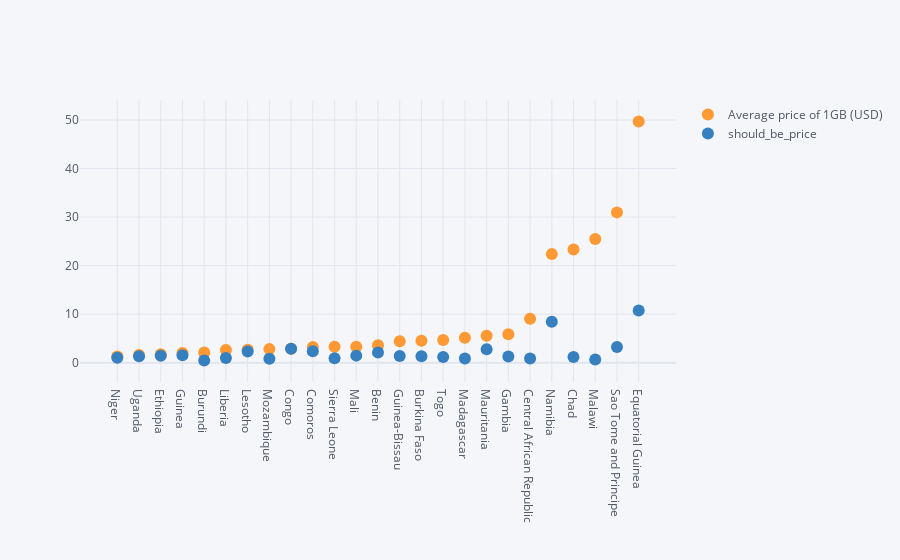

Notebook code for this chart:
### Code cell
too_expensive_reduced.iplot(kind='scatter',x='country',y=['Average price of 1GB (USD)','should_be_price'], mode='markers')

### Figure 1 — Plotly figure (JSON) as saved in the notebook; plotly's stock layout.template omitted (floating-point values rounded to 4 significant figures)
{"data": [{"line": {"color": "rgba(255, 153, 51, 1.0)", "dash": "solid", "shape": "linear", "width": 1.3}, "marker": {"size": 12, "symbol": "circle"}, "mode": "markers", "name": "Average price of 1GB (USD)", "text": "", "type": "scatter", "x": ["Niger", "Uganda", "Ethiopia", "Guinea", "Burundi", "Liberia", "Lesotho", "Mozambique", "Congo", "Comoros", "Sierra Leone", "Mali", "Benin", "Guinea-Bissau", "Burkina Faso", "Togo", "Madagascar", "Mauritania", "Gambia", "Central African Republic", "Namibia", "Chad", "Malawi", "Sao Tome and Principe", "Equatorial Guinea"], "y": [1.282, 1.562, 1.71, 1.986, 2.1, 2.587, 2.661, 2.792, 2.877, 3.214, 3.259, 3.281, 3.612, 4.41, 4.516, 4.689, 5.141, 5.563, 5.863, 9.031, 22.37, 23.33, 25.46, 30.97, 49.67]}, {"line": {"color": "rgba(55, 128, 191, 1.0)", "dash": "solid", "shape": "linear", "width": 1.3}, "marker": {"size": 12, "symbol": "circle"}, "mode": "markers", "name": "should_be_price", "text": "", "type": "scatter", "x": ["Niger", "Uganda", "Ethiopia", "Guinea", "Burundi", "Liberia", "Lesotho", "Mozambique", "Congo", "Comoros", "Sierra Leone", "Mali", "Benin", "Guinea-Bissau", "Burkina Faso", "Togo", "Madagascar", "Mauritania", "Gambia", "Central African Republic", "Namibia", "Chad", "Malawi", "Sao Tome and Principe", "Equatorial Guinea"], "y": [1, 1.3, 1.417, 1.55, 0.4667, 0.9667, 2.3, 0.8167, 2.867, 2.333, 0.9, 1.45, 2.083, 1.367, 1.3, 1.15, 0.8667, 2.767, 1.25, 0.8667, 8.433, 1.167, 0.6333, 3.217, 10.77]}], "layout": {"legend": {"bgcolor": "#F5F6F9", "font": {"color": "#4D5663"}}, "paper_bgcolor": "#F5F6F9", "plot_bgcolor": "#F5F6F9", "title": {"font": {"color": "#4D5663"}}, "xaxis": {"gridcolor": "#E1E5ED", "showgrid": true, "tickfont": {"color": "#4D5663"}, "title": {"font": {"color": "#4D5663"}, "text": ""}, "zerolinecolor": "#E1E5ED"}, "yaxis": {"gridcolor": "#E1E5ED", "showgrid": true, "tickfont": {"color": "#4D5663"}, "title": {"font": {"color": "#4D5663"}, "text": ""}, "zerolinecolor": "#E1E5ED"}}}
